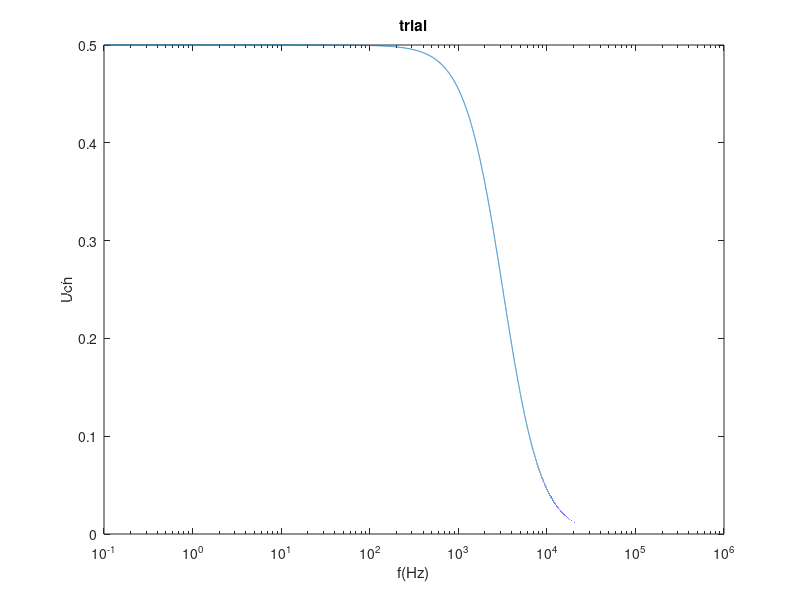

Write MATLAB code to recreate this figure.
%This script serves for the OECT capacitance modelling%
%Start Date: 2022/05/30
%Last Edit Date: 2022/05/30

%Initialization%
clc;clear all; close all;


%Variable definition%
f = (10^-1):10^6;
w = 2*pi*f; %frequency
Cch = 100e-9; Cg = Cch; Cb = 10;
Rb = 10; Ri =1000;

%Loop calculation%
Uch = [];
for i=1:length(w)
    %U = (1/(j*w(i)*Cch))/(1/(j*w(i)*Cg) + 1/(w(i)*Cb+1/Rb) + Ri + 1/(j*w(i)*Cch));
    U = (1/(j*w(i)*Cch))/(1/(j*w(i)*Cg)+1/(j*w(i)*Cch)+Ri);
    Uch(end+1) = U;
end

figure
semilogx(f,Uch);title('trial');xlabel('f(Hz)');ylabel('Uch');